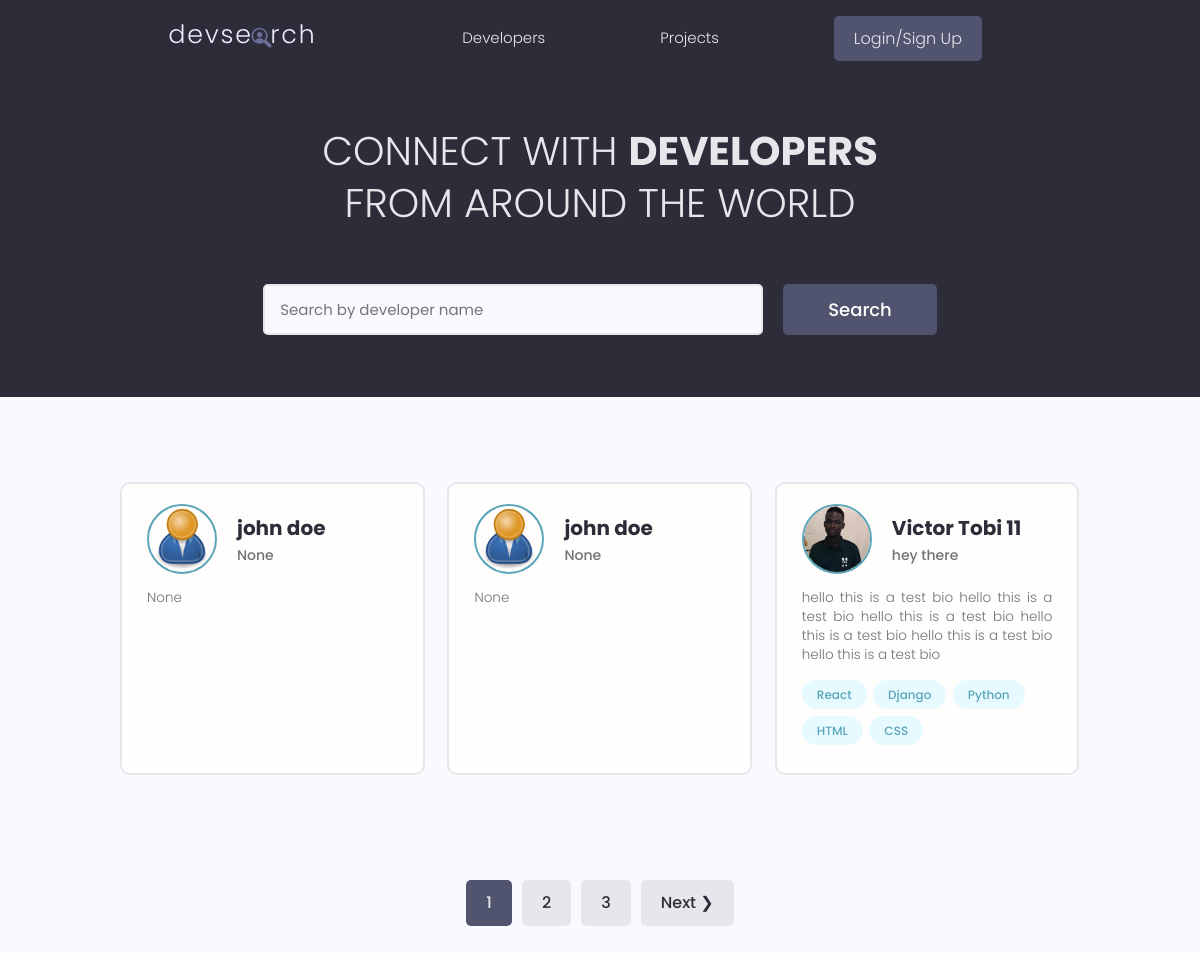
The page / on the database its author committed.
### users/models.py (models this page shows, shortened)
class Profile(models.Model):
    user = models.OneToOneField(User, on_delete=models.CASCADE, null=True, blank=True)
    name = models.CharField(max_length=200, blank=True, null=True)
    email = models.EmailField(max_length=500, blank=True, null=True)
    username = models.CharField(max_length=200, blank=True, null=True)
    location = models.CharField(max_length=200, blank=True, null=True)
    short_intro = models.CharField(max_length=200, blank=True, null=True)
    bio = models.TextField(blank=True, null=True)
    profile_image = models.ImageField(
        null=True, blank=True, upload_to='profiles/', default="profiles/user-default.png")
    social_github = models.CharField(max_length=200, blank=True, null=True)
    social_twitter = models.CharField(max_length=200, blank=True, null=True)
    social_linkedin = models.CharField(max_length=200, blank=True, null=True)
    social_youtube = models.CharField(max_length=200, blank=True, null=True)
    social_website = models.CharField(max_length=200, blank=True, null=True)
    created = models.DateTimeField(auto_now_add=True)
    id = models.UUIDField(default=uuid.uuid4, unique=True,
         primary_key=True, editable=False)

class Skill(models.Model):
    owner = models.ForeignKey(
        Profile, on_delete=models.CASCADE, null=True, blank=True)
    name = models.CharField(max_length=200, blank=True)
    description = models.TextField(null=True, blank=True)
    created = models.DateTimeField(auto_now_add=True)
    id = models.UUIDField(default=uuid.uuid4, unique=True,
                            primary_key=True, editable=False)
    def __str__(self):
        return str(self.name)

### users/views.py (the view)
# urls.py: path('', views.profiles, name="profiles"),
def profiles(request):
    profiles, search_query = searchProfiles(request)
    custom_range, profiles = paginateProfiles(request, profiles, 3)
    context = {'profiles': profiles, 'search_query': search_query, 'custom_range':custom_range}
    return render(request, 'users/profiles.html', context)

### users/utils.py (called while the page is built)
def searchProfiles(request):
    search_query = ''
    if request.GET.get('search_query'):
        search_query = request.GET.get('search_query')
    skills = Skill.objects.filter(name__icontains=search_query)
    profiles = Profile.objects.distinct().filter(
        Q(name__icontains=search_query) |
        Q(short_intro__icontains=search_query) |
        Q(skill__in=skills))
    return profiles, search_query

def paginateProfiles(request, profiles, results):
    page = request.GET.get('page')
    paginator = Paginator(profiles, results)
    try:
        profiles = paginator.page(page)
    except PageNotAnInteger:
        page = 1
        profiles = paginator.page(page)
    except EmptyPage:
        page = paginator.num_pages
        profiles = paginator.page(page)
    leftIndex = (int(page) - 4)
    if leftIndex < 1:
        leftIndex = 1
    rightIndex = (int(page) + 5)
    if rightIndex > paginator.num_pages:
        rightIndex = paginator.num_pages + 1
    custom_range = range(leftIndex, rightIndex)
    return custom_range, profiles

### users/templates/users/profiles.html (shortened to what this page needs)
{% extends 'main.html' %}
{% block content %}
<main class="home">
    <section class="hero-section text-center">
        <div class="container container--narrow">
            <div class="hero-section__box">
                <h2>CONNECT WITH <span>DEVELOPERS</span></h2>
                <h2>FROM AROUND THE WORLD</h2>
            </div>
            <div class="hero-section__search">
                <form id="searchForm" class="form" action="{% url 'profiles' %}" method="get">
                    <div class="form__field">
                        <input class="input input--text" id="formInput#search" type="text" name="search_query"
                            value = "{{search_query}}" placeholder="Search by developer name" />
                    </div>
                    <input class="btn btn--sub btn--lg" type="submit" value="Search" />
                </form>
            </div>
        </div>
    </section>
    <section class="devlist">
        <div class="container">
            <div class="grid grid--three">
                {% for profile in profiles %}
                <div class="column card">
                    <div class="dev">
                        <a href="{% url 'user-profile' profile.id %}" class="card__body">
                            <div class="dev__profile">
                                <img class="avatar avatar--md" src="{{ profile.profile_image.url }}"
                                    alt="image" />
                                <div class="dev__meta">
                                    <h3>{{ profile.name }}</h3>
                                    <h5>{{ profile.short_intro|slice:"60"}}</h5>
                                </div>
                            </div>
                            <p class="dev__info">{{profile.bio|slice:"150"}}</p>
                            <div class="dev__skills">
                                {% for skill in profile.skill_set.all|slice:"5" %}
                                <span class="tag tag--pill tag--main">
                                    <small>{{skill}}</small>
                                </span>
                                {% endfor %}
                            </div>
                        </a>
                    </div>
                </div>
                {% endfor %}
            </div>
        </div>
    </section>
    {% include 'pagination.html' with queryset=profiles custom_range=custom_range %}
</main>
{% endblock content %}

### static/styles/app.css (style rules this page uses)
:root { --color-sub: #2d2d39; }
.btn--sub { background-color: var(--color-sub-light); }
.card { border: 2px solid var(--color-light); }
img { width: 100%; }
.hero-section { height: 40vh; display: flex; align-items: center; background-color: var(--color-sub); }
.hero-section__box { margin-bottom: 4rem; }
.hero-section__box > h2, .hero-section__box > h2 > span { font-size: 4rem; color: var(--color-light); line-height: 1.3; text-transform: uppercase; }
.hero-section__box > h2 { font-weight: 300; }
.hero-section__box > h2 > span { font-weight: 700; }
.hero-section__search > .form { display: flex; align-items: center; justify-content: center; gap: 2rem; }
.hero-section__search > .form input.input--text { width: 50rem; }
.devlist { margin-top: 8rem; }
.devlist .grid { align-items: stretch; }
.devlist .dev .dev__profile { display: flex; align-items: center; gap: 1.5rem; }
.devlist .dev .dev__meta h3 { color: var(--color-sub); font-size: 2rem; font-weight: 700; margin-left: 5px; }
.devlist .dev .dev__meta h5 { color: var(--color-text); font-size: 1.4rem; font-weight: 500; margin-left: 5px; }
.devlist .dev .dev__info { margin: 1.5rem 0; font-size: 1.35rem; line-height: 1.4; text-align: justify; }

### static/uikit/styles/modules/_variables.css (style rules this page uses)
:root { --color-main: #5aa5b9; --color-main-light: #e6faff; --color-sub: #3f4156; --color-sub-light: #51546e; --color-sub-lighter: #ededfd; --color-text: #737373; --color-gray: #8b8b8b; --color-light: #e5e7eb; --color-light-gray: #767676; --color-bg: #f8fafd; --color-white: #fffefd; --color-white-light: #f3f3f3; --color-success: #359e64; --color-success-bg: #def8e8; --color-error: #fc4b0b; --color-error-bg: #fff2ee; --font-base: 'Poppins', arial, helvetica, 'Segoe UI', roboto, ubuntu, sans-serif; --font-monospace: 'Fira Code', 'Courier New', courier, monospace; --font-regular: 300; --font-medium: 500; --font-bold: 700; --generic-shadow: 1px 1px 5px #00000010; --generic-transition: all 0.3s ease-in-out; }

### static/uikit/styles/modules/_base.css (style rules this page uses)
* { margin: 0; padding: 0; box-sizing: border-box; text-rendering: optimizeLegibility; color: inherit; font-size: inherit; }
html { font-size: 50%; }
@media only screen and (min-width: 480px) { html { font-size: 56.25%; } }
@media only screen and (min-width: 1200px) { html { font-size: 62.5%; } }
body { line-height: 1.6; font-weight: 400; font-size: 1.5rem; color: var(--color-text); background-color: var(--color-bg); min-height: 100vh; }

### static/uikit/styles/modules/_typography.css (style rules this page uses)
* { font-family: var(--font-base); }
h2 { font-size: 3.6rem; font-weight: var(--font-bold); }
h3 { font-size: 3.2rem; font-weight: var(--font-medium); }
h5 { font-size: 2.4rem; font-weight: var(--font-medium); }
h5, h6 { font-weight: var(--font-regular); }
p, span, strong { font-size: 1.6rem; color: var(--color-text); font-weight: var(--font-regular); }
a { padding-bottom: 2px; text-decoration: none; display: inline-block; color: var(--color-main); font-weight: var(--font-medium); }

### static/uikit/styles/modules/_utilities.css (style rules this page uses)
.container { width: 92%; max-width: 165rem; margin: 0 auto; box-sizing: border-box; }
.container--narrow { width: 92%; max-width: 120rem; }
@media screen and (min-width: 1000px) { .container { width: 90%; } }
@media screen and (min-width: 1000px) { .container--narrow { width: 85%; } }
@media screen and (min-width: 1200px) { .container { width: 80%; } }
@media screen and (min-width: 1200px) { .container--narrow { width: 72%; } }
.text-center { text-align: center; }

### static/uikit/styles/modules/_avatar.css (style rules this page uses)
.avatar { border-radius: 50%; border: 2px solid var(--color-main); object-fit: cover; }
.avatar--md { height: 7rem; width: 7rem; }

### static/uikit/styles/modules/_button.css (style rules this page uses)
.btn { display: inline-block; position: relative; cursor: pointer; background-color: var(--color-light); font-weight: var(--font-medium); color: var(--color-sub); text-decoration: none; padding: 1rem 2rem; border-radius: 0.5rem; border: none; width: -webkit-fit-content; width: -moz-fit-content; width: fit-content; height: -webkit-fit-content; height: -moz-fit-content; height: fit-content; font-size: 1.6rem; outline-width: 0; outline-color: transparent; -webkit-backface-visibility: hidden; backface-visibility: hidden; transition: all 0.3s ease-in-out; }
.btn--sub { background-color: var(--color-sub); color: var(--color-white); }
.btn--lg { font-size: 1.8rem; padding: 1.2rem 4.5rem; }

### static/uikit/styles/modules/_card.css (style rules this page uses)
.card { border-radius: 1rem; background-color: var(--color-white); border: 1.5px solid var(--color-light); width: auto; height: auto; margin-top: 0.5rem; margin-bottom: 0.5rem; overflow: hidden; }
.card__body, .card__header { padding: 2rem 2.5rem; }

### rows shown on the page
Profile: profile_image (placeholder picture), name "john doe", short_intro "None", bio "None"
Profile: profile_image (placeholder picture), name "john doe", short_intro "None", bio "None"
Profile: profile_image (picture), name "Victor Tobi 11", short_intro "hey there", bio "hello this is a test bio hello this is a test bio hello this is a test bio hello this is a test bio hello this is a test bio hello this is a test bio"
Skill: name "React"
Skill: name "Django"
Skill: name "Python"
Skill: name "HTML"
Skill: name "CSS"

### other values the page prints
{{ page }} "1"
{{ page }} "2" "3"
